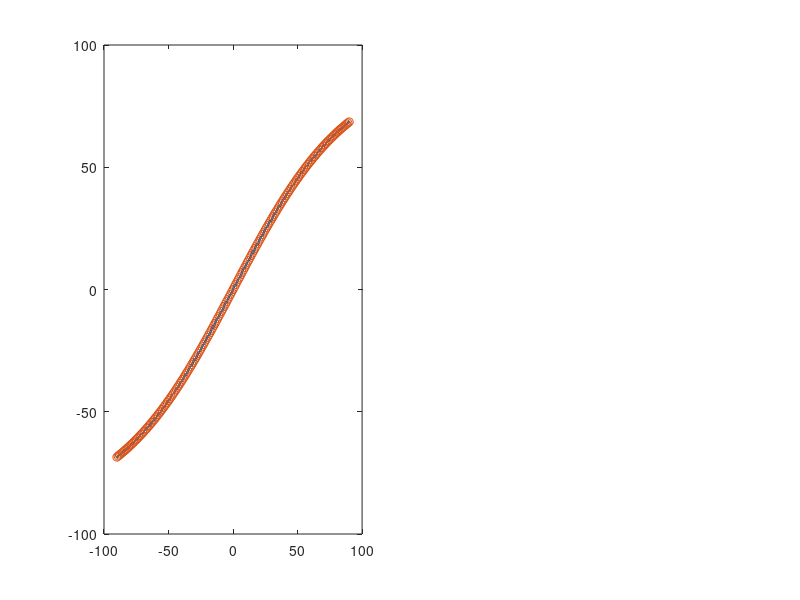

Reproduce this figure in MATLAB. (Note: this script raises an error after producing the figure.)
function how2sigmoidfit


close all
clearvars
x		= -90:90;
G		= 1:0.1:5; % linear target-response gain
nG = numel(G);
D		= NaN(size(G)); % derivative at T=0 deg
C		= D; % compression
B		= D; % response bias (deg)
T		= D; % target bias
O		= D;
for ii = 1:nG
	g		= G(ii);
	y		= g*x+0*randn(size(x));
	y		= tanh(y/90)*90;
% 		y = y*0.7+10;
	beta0	= [0 1 1 0];
	beta	= nlinfit(x,y,@sigmoidfun,beta0);
	ypred	= sigmoidfun(beta,x);
	
	
	figure(1)
	clf
	subplot(121)
	plot(x,y,'.');
	hold on
	plot(x,ypred,'o');
	nicegraph
	unityline
	xlabel('Target (deg)');
	ylabel('Response (deg)');
	
	
	C(ii) = beta(3);
	B(ii) = beta(4);
	O(ii) = beta(2);
	T(ii) = beta(1);
	%% Derivative
	% http://math2.org/math/derivatives/more/hyperbolics.htm
	d		= beta(3)*beta(2)*(1-tanh(beta(2)*x/90).^2); % 'full' derivative at all T
	D(ii) = beta(3)*beta(2); % derivative at T=0
	
	
	figure(1)
	subplot(122)
	plot(x,d)
	nicegraph
	
	drawnow
end

%%

figure(2)
clf
plot(G,D)
nicegraph
xlabel('Linear target-response gain');
ylabel('Derivative at \alpha_T = 0 deg');

figure(3)
clf
subplot(221)
plot(G,T)
nicegraph
xlabel('Linear target-response gain');
ylabel('Target bias (deg)');

subplot(222)
plot(G,O)
nicegraph
xlabel('Linear target-response gain');
ylabel('\omega');

subplot(223)
plot(G,C)
nicegraph
xlabel('Linear target-response gain');
ylabel('Compression factor');

subplot(224)
plot(G,B)
nicegraph
xlabel('Linear target-response gain');
ylabel('Response bias deg');


function y = sigmoidfun(beta,x)
t		= beta(1); % target bias
g		= beta(2); % gain
c		= beta(3); % compression 
b		= beta(4); % response bias
y		= 90*c*tanh((g*(x-t))/90)+b;
